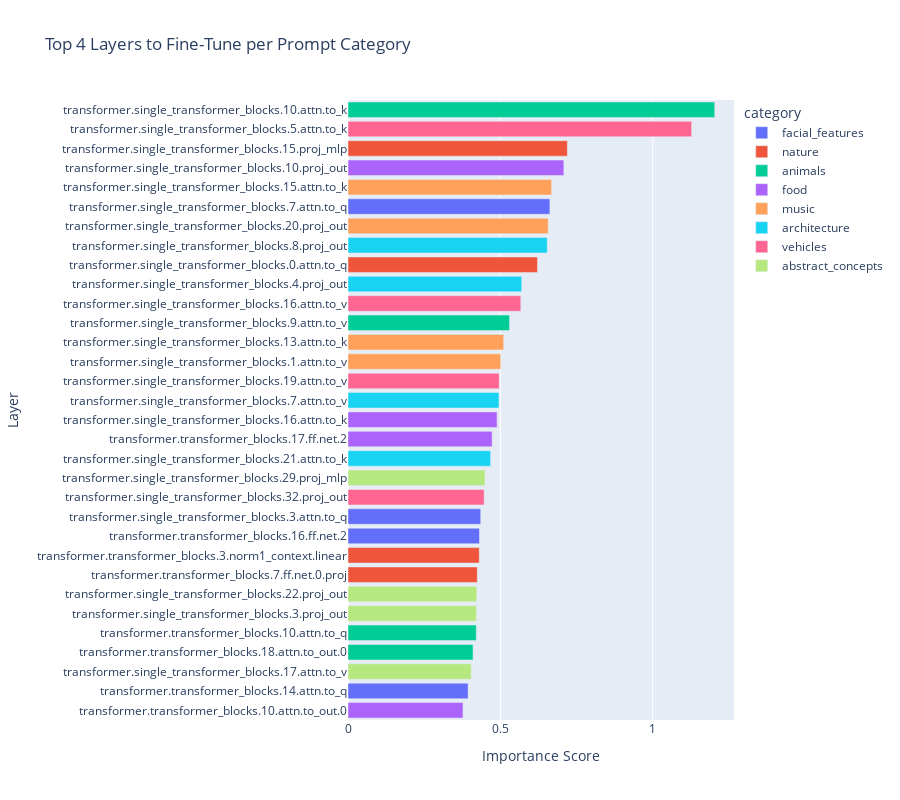

This figure's notebook cell:
### Code cell
# Add category labels to the features DataFrame
df_features['category'] = df_features.index.map(prompt_labels)

# Standardize the features (excluding the 'category' column)
scaler = StandardScaler()
X_scaled = scaler.fit_transform(df_features.drop('category', axis=1))
feature_columns = df_features.columns[:-1]  # Exclude 'category' column

# Prepare to store top layers per category
top_layers_dict = {}

# List to store data for plotting
plot_data = []

# Loop over each category
for category in prompt_categories.keys():
    print(f"Processing category: {category}")
    
    # Prepare labels for binary classification: 1 if prompt is in the category, else 0
    y_binary = np.array([
        1 if prompt_labels[prompt] == category else 0
        for prompt in df_features.index
    ])
    
    # Train Logistic Regression with L1 regularization
    clf = LogisticRegression(
        penalty='l1',
        solver='liblinear',
        random_state=SEED,
        C=0.9
    )
    clf.fit(X_scaled, y_binary)
    
    # Extract model coefficients
    coef = clf.coef_[0]
    coef_abs = np.abs(coef)
    
    # Identify top layers based on coefficients
    coef_df = pd.DataFrame({
        'layer': feature_columns,
        'importance': coef_abs
    })
    coef_df.sort_values(by='importance', ascending=False, inplace=True)
    top_layers = coef_df.head(4)  # Get top 4 layers for the category
    top_layers_dict[category] = top_layers
    
    # Collect data for plotting
    for idx, row in top_layers.iterrows():
        plot_data.append({
            'category': category,
            'layer': row['layer'],
            'importance': row['importance']
        })

# Create a DataFrame for plotting
plot_df = pd.DataFrame(plot_data)

# Create a bar plot
fig = px.bar(
    plot_df,
    x='importance',
    y='layer',
    color='category',
    orientation='h',
    title='Top 4 Layers to Fine-Tune per Prompt Category',
    labels={'importance': 'Importance Score', 'layer': 'Layer'},
    height=800
)
fig.update_layout(yaxis={'categoryorder': 'total ascending'})
fig.show()
fig.write_image(f'{plot_dir}/top_layers_per_category.png')

# Print out the top layers per category
for category, layers_df in top_layers_dict.items():
    print(f"\nTop layers for category '{category}':")
    for idx, row in layers_df.iterrows():
        print(f"{row['layer']}")
            #   (Importance: {row['importance']:.4f})")

### Figure 1 — Plotly figure (JSON) as saved in the notebook; plotly's stock layout.template omitted (floating-point values rounded to 4 significant figures)
{"data": [{"alignmentgroup": "True", "hovertemplate": "category=facial_features<br>Importance Score=%{x}<br>Layer=%{y}<extra></extra>", "legendgroup": "facial_features", "marker": {"color": "#636efa", "pattern": {"shape": ""}}, "name": "facial_features", "offsetgroup": "facial_features", "orientation": "h", "showlegend": true, "textposition": "auto", "type": "bar", "x": [0.6624, 0.4354, 0.4313, 0.3941], "xaxis": "x", "y": ["transformer.single_transformer_blocks.7.attn.to_q", "transformer.single_transformer_blocks.3.attn.to_q", "transformer.transformer_blocks.16.ff.net.2", "transformer.transformer_blocks.14.attn.to_q"], "yaxis": "y"}, {"alignmentgroup": "True", "hovertemplate": "category=nature<br>Importance Score=%{x}<br>Layer=%{y}<extra></extra>", "legendgroup": "nature", "marker": {"color": "#EF553B", "pattern": {"shape": ""}}, "name": "nature", "offsetgroup": "nature", "orientation": "h", "showlegend": true, "textposition": "auto", "type": "bar", "x": [0.7198, 0.6216, 0.4307, 0.4242], "xaxis": "x", "y": ["transformer.single_transformer_blocks.15.proj_mlp", "transformer.single_transformer_blocks.0.attn.to_q", "transformer.transformer_blocks.3.norm1_context.linear", "transformer.transformer_blocks.7.ff.net.0.proj"], "yaxis": "y"}, {"alignmentgroup": "True", "hovertemplate": "category=animals<br>Importance Score=%{x}<br>Layer=%{y}<extra></extra>", "legendgroup": "animals", "marker": {"color": "#00cc96", "pattern": {"shape": ""}}, "name": "animals", "offsetgroup": "animals", "orientation": "h", "showlegend": true, "textposition": "auto", "type": "bar", "x": [1.203, 0.5299, 0.4209, 0.4103], "xaxis": "x", "y": ["transformer.single_transformer_blocks.10.attn.to_k", "transformer.single_transformer_blocks.9.attn.to_v", "transformer.transformer_blocks.10.attn.to_q", "transformer.transformer_blocks.18.attn.to_out.0"], "yaxis": "y"}, {"alignmentgroup": "True", "hovertemplate": "category=food<br>Importance Score=%{x}<br>Layer=%{y}<extra></extra>", "legendgroup": "food", "marker": {"color": "#ab63fa", "pattern": {"shape": ""}}, "name": "food", "offsetgroup": "food", "orientation": "h", "showlegend": true, "textposition": "auto", "type": "bar", "x": [0.7082, 0.4891, 0.4729, 0.3773], "xaxis": "x", "y": ["transformer.single_transformer_blocks.10.proj_out", "transformer.single_transformer_blocks.16.attn.to_k", "transformer.transformer_blocks.17.ff.net.2", "transformer.transformer_blocks.10.attn.to_out.0"], "yaxis": "y"}, {"alignmentgroup": "True", "hovertemplate": "category=music<br>Importance Score=%{x}<br>Layer=%{y}<extra></extra>", "legendgroup": "music", "marker": {"color": "#FFA15A", "pattern": {"shape": ""}}, "name": "music", "offsetgroup": "music", "orientation": "h", "showlegend": true, "textposition": "auto", "type": "bar", "x": [0.6679, 0.6568, 0.5108, 0.501], "xaxis": "x", "y": ["transformer.single_transformer_blocks.15.attn.to_k", "transformer.single_transformer_blocks.20.proj_out", "transformer.single_transformer_blocks.13.attn.to_k", "transformer.single_transformer_blocks.1.attn.to_v"], "yaxis": "y"}, {"alignmentgroup": "True", "hovertemplate": "category=architecture<br>Importance Score=%{x}<br>Layer=%{y}<extra></extra>", "legendgroup": "architecture", "marker": {"color": "#19d3f3", "pattern": {"shape": ""}}, "name": "architecture", "offsetgroup": "architecture", "orientation": "h", "showlegend": true, "textposition": "auto", "type": "bar", "x": [0.6537, 0.57, 0.4953, 0.4679], "xaxis": "x", "y": ["transformer.single_transformer_blocks.8.proj_out", "transformer.single_transformer_blocks.4.proj_out", "transformer.single_transformer_blocks.7.attn.to_v", "transformer.single_transformer_blocks.21.attn.to_k"], "yaxis": "y"}, {"alignmentgroup": "True", "hovertemplate": "category=vehicles<br>Importance Score=%{x}<br>Layer=%{y}<extra></extra>", "legendgroup": "vehicles", "marker": {"color": "#FF6692", "pattern": {"shape": ""}}, "name": "vehicles", "offsetgroup": "vehicles", "orientation": "h", "showlegend": true, "textposition": "auto", "type": "bar", "x": [1.127, 0.5669, 0.4961, 0.4466], "xaxis": "x", "y": ["transformer.single_transformer_blocks.5.attn.to_k", "transformer.single_transformer_blocks.16.attn.to_v", "transformer.single_transformer_blocks.19.attn.to_v", "transformer.single_transformer_blocks.32.proj_out"], "yaxis": "y"}, {"alignmentgroup": "True", "hovertemplate": "category=abstract_concepts<br>Importance Score=%{x}<br>Layer=%{y}<extra></extra>", "legendgroup": "abstract_concepts", "marker": {"color": "#B6E880", "pattern": {"shape": ""}}, "name": "abstract_concepts", "offsetgroup": "abstract_concepts", "orientation": "h", "showlegend": true, "textposition": "auto", "type": "bar", "x": [0.4496, 0.4226, 0.4213, 0.4043], "xaxis": "x", "y": ["transformer.single_transformer_blocks.29.proj_mlp", "transformer.single_transformer_blocks.22.proj_out", "transformer.single_transformer_blocks.3.proj_out", "transformer.single_transformer_blocks.17.attn.to_v"], "yaxis": "y"}], "layout": {"barmode": "relative", "height": 800, "legend": {"title": {"text": "category"}, "tracegroupgap": 0}, "title": {"text": "Top 4 Layers to Fine-Tune per Prompt Category"}, "xaxis": {"anchor": "y", "domain": [0, 1], "title": {"text": "Importance Score"}}, "yaxis": {"anchor": "x", "categoryorder": "total ascending", "domain": [0, 1], "title": {"text": "Layer"}}}}
